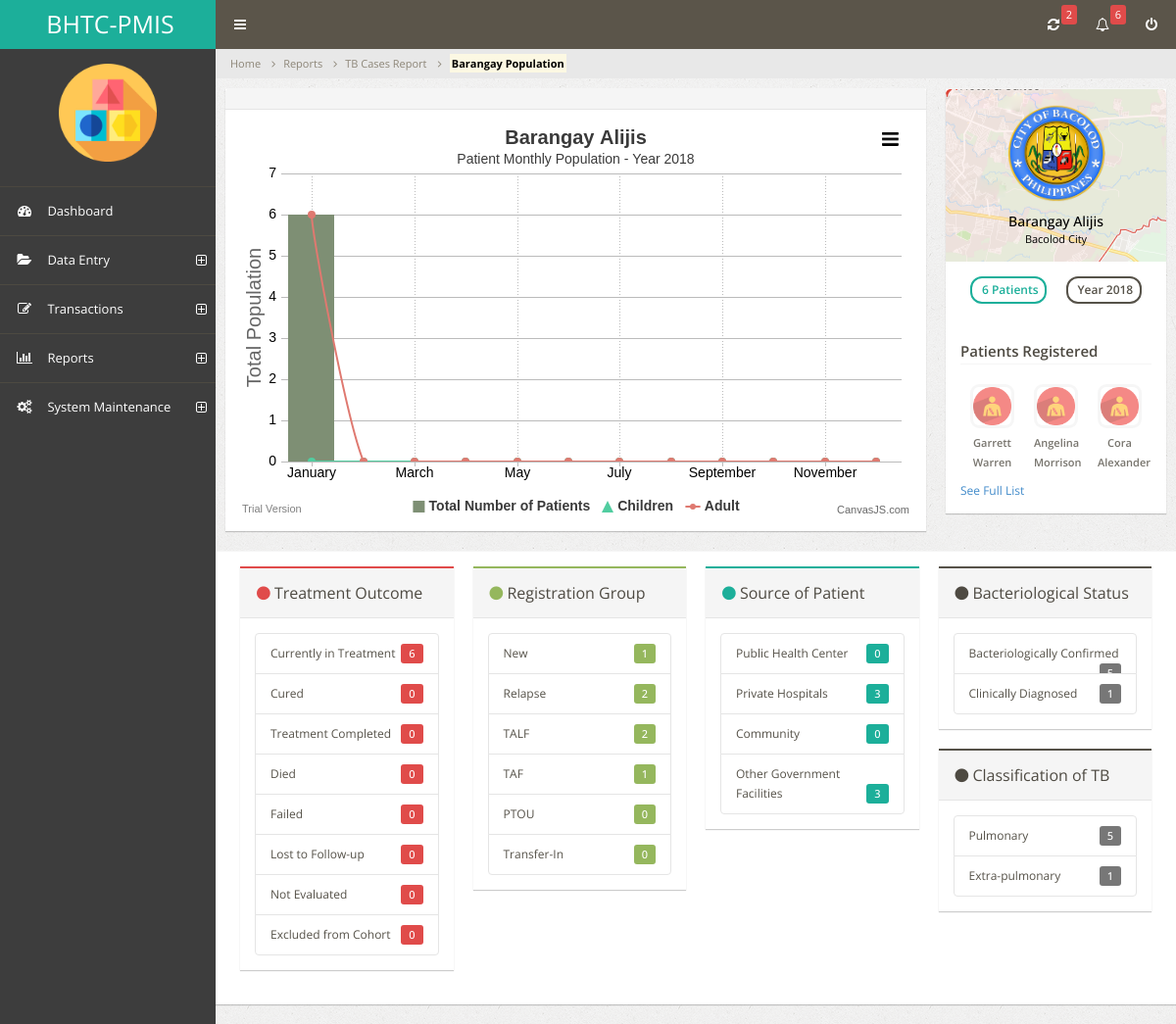
Page /reports/viewbarangay.php?id=Alijis&year=2018 (signed in) on the committed database.
### tables this page shows
CREATE TABLE `registration` (
  `tb_case_no` int(10) NOT NULL AUTO_INCREMENT,
  `registration_date` varchar(40) NOT NULL,
  `dots_facility` varchar(50) NOT NULL,
  `source_of_patient` varchar(50) NOT NULL,
  `registration_group` varchar(30) NOT NULL,
  `diagnosis` varchar(20) NOT NULL,
  `bacteriological_status` varchar(30) NOT NULL,
  `classification_of_tb` varchar(20) NOT NULL,
  `bcg_scar` char(8) NOT NULL,
  `history` varchar(10) NOT NULL,
  `duration` varchar(20) NOT NULL,
  `treatment_regimen_category` varchar(30) NOT NULL,
  `treatment_partner_name` varchar(30) NOT NULL,
  `designation_treatment_partner` varchar(30) NOT NULL,
  `status` varchar(30) NOT NULL,
  `year_ended` char(4) NOT NULL,
  `patient_id` int(10) NOT NULL,
  `month` varchar(10) NOT NULL,
  `year` varchar(10) NOT NULL,
  PRIMARY KEY (`tb_case_no`)
);

CREATE TABLE `patient` (
  `patient_id` int(10) NOT NULL AUTO_INCREMENT,
  `patient_name` varchar(30) NOT NULL,
  `age` int(2) NOT NULL,
  `gender` char(6) NOT NULL,
  `address` varchar(50) NOT NULL,
  `barangay` varchar(50) NOT NULL,
  `birthdate` varchar(20) NOT NULL,
  `height` int(3) NOT NULL,
  `contact_number` char(14) NOT NULL,
  `province` varchar(50) NOT NULL,
  `occupation` varchar(30) NOT NULL,
  `philhealth_no` varchar(15) NOT NULL,
  `contact_person` varchar(30) NOT NULL,
  `emergency_no` char(20) NOT NULL,
  `status` char(10) NOT NULL,
  `treatment_partner` char(10) NOT NULL,
  `year` varchar(10) NOT NULL,
  PRIMARY KEY (`patient_id`)
);

### reports/viewbarangay.php (the view, shortened to what the rows shown need)
<!DOCTYPE html>
<html lang="en">
	<head>
		<link rel="stylesheet" type="text/css" id="theme" href="../css/theme-brown.css" />
		<link rel="stylesheet" type="text/css" href="../assets2/vendor/font-awesome/css/font-awesome.min.css" />
	</head>
	<body>
		<div class="page-container">
			<div class="page-content">
				<div class="page-content-wrap">
					<div class="row">
						<div class="col-md-3">
							<div class="panel panel-default">
								<div class="panel-body profile" style="background: url('../assets/images/bacolod.png') center center no-repeat;">
									<?php
	$conn = new mysqli('localhost', 'root', '', 'thesis') or die(mysqli_error());
			$q1 = $conn->query("SELECT *, count(*) as total FROM `patient`, `registration` WHERE registration.patient_id = patient.patient_id && `barangay` = '$_GET[id]' && registration.year = '$_GET[year]' ") or die(mysqli_error());
			$fe2 = $q1->fetch_array();
									?>
									<div class="profile-data">
										<div class="profile-data-name" style="color: #000;">Barangay <?php echo $fe2['barangay']?></div>
										<div class="profile-data-title" style="color: #000;">Bacolod City</div>
									</div>
								</div>
								<div class="panel-body">
									<div class="row">
										<div class="col-md-6">
											<button class="btn btn-primary btn-rounded btn-block">Year <?php echo $fe2['year']?></button>
										</div>
									</div>
								</div>
								<div class="panel-body">
									<div class="row">
										<?php
	$conn = new mysqli('localhost', 'root', '', 'thesis') or die(mysqli_error());
											$query = $conn->query("SELECT * FROM `patient`, `registration` WHERE registration.patient_id = patient.patient_id && registration.year = '$_GET[year]' && `barangay` = '$_GET[id]' LIMIT 3") or die(mysqli_error());
											while($fetch = $query->fetch_array()){
												echo
													"<div class='col-md-4 col-xs-4'>
													<a href='#' class='friend'>
													<img src='../assets/images/patient.ico'/>
													<span>".$fetch['patient_name']."</span>
													</a>
													</div>"
													;
											}
										?>
									</div>
								</div>
							</div>
						</div>
					</div>
				</div>
			</div>
		</div>
	</body>
</html>

### rows in the picture
registration: patient.barangay "Alijis", year "2018", patient.patient_name "Garrett Warren"
registration: patient.patient_name "Angelina Morrison"
registration: patient.patient_name "Cora Alexander"

### other values in the picture
$f['total'] "6"
$f['count'] "2"
$fe2['total'] "6"
$f8['total'] "6"
$f1['total'] "0"
$f2['total'] "0"
$f3['total'] "0"
$f4['total'] "0"
$f5['total'] "0"
$f6['total'] "0"
$f7['total'] "0"
$f1['total'] "1"
$f2['total'] "2"
$f3['total'] "2"
$f4['total'] "1"
